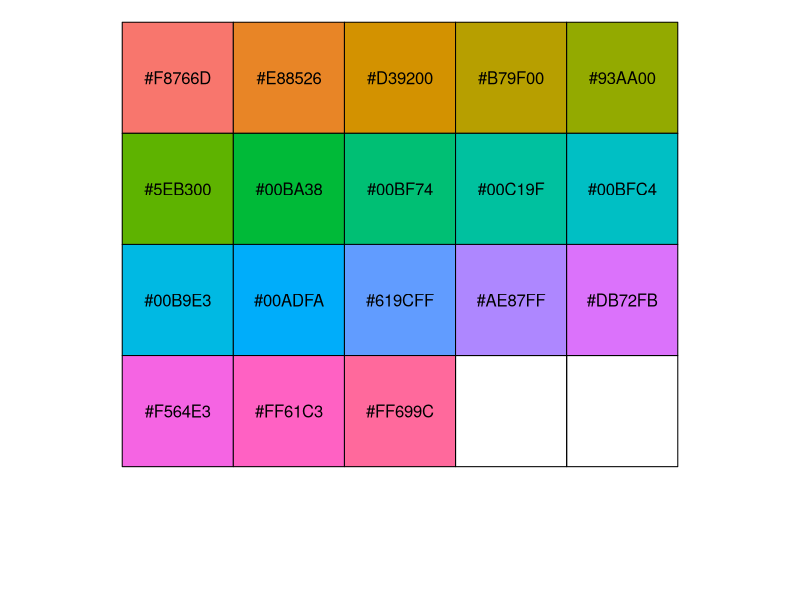

R code for this plot: (Note: this script raises an error after producing the figure.)
library(ggplot2)
library(tidyverse)
library(scales)
show_col(hue_pal()(18))

sb_simple = as.data.frame(SuperBowlLive_simple)
#sb_simple <- sb_simple[ -c(12:16)]
auto <- sb_simple[sb_simple$Business=="Auto",]
auto <- na.omit(auto)

cellular <- sb_simple[sb_simple$Business=="Cellular",] %>% na.omit(cellular)
clothing <- sb_simple[sb_simple$Business=="Clothing",] %>% na.omit(clothing)
electronics <- sb_simple[sb_simple$Business=="Electronics",] %>% na.omit(electronics)
financial <- sb_simple[sb_simple$Business=="Financial",] %>% na.omit(financial)
food <- sb_simple[sb_simple$Business=="Food",] %>% na.omit(food)
gaming <- sb_simple[sb_simple$Business=="Gaming",] %>% na.omit(gaming)
home <- sb_simple[sb_simple$Business=="Home",] %>% na.omit(home)
lifestyle <- sb_simple[sb_simple$Business=="Lifestyle",] %>% na.omit(lifestyle)
media <- sb_simple[sb_simple$Business=="Media",] %>% na.omit(media)
movie <- sb_simple[sb_simple$Business=="Movie",] %>% na.omit(movie)
news <- sb_simple[sb_simple$Business=="News",] %>% na.omit(news)
sports <- sb_simple[sb_simple$Business=="Sports",] %>% na.omit(sports)
travel <- sb_simple[sb_simple$Business=="Travel",] %>% na.omit(travel)
tv <- sb_simple[sb_simple$Business=="TV",] %>% na.omit(tv)

## Now let's plot some business-specific charts!!!
auto_plot <- ggplot(data=auto) + geom_bar(mapping = aes(x=Commercial, fill=Business))
auto_plot
ggplot(data=auto) + geom_point(mapping = aes(x=Commercial, y=Quarter, fill=Business, color=Corporation))

#overall ads by industry by quarter
p1 <- ggplot(data=sb_simple) + geom_point(aes(x=Commercial, y=Quarter, color=Business))
p1 + labs(title="Breaking down ads by quarter",x="Ads by Industry", y="Ads per Quarter")

p2 <- ggplot(data=sb_simple) + geom_point(aes(x=Commercial, y=Quarter, shape=Women_Speak, color=Business))
p2 + labs(title="Which industry lets women speak?",x="Ads Sequentially Aired", y="Ads by Quarter")

ggplot(data=auto) + geom_bar(mapping = aes(x=Commercial, fill=Business, width=1)) 
ggplot(data=sb_simple) + geom_bar(mapping = aes(x=Commercial, fill=Business)) + facet_grid(Business ~ .) + labs(y=NULL) 

facet <- ggplot(data=sb_simple) + geom_point(mapping = aes(x=Commercial,y=Business, colour=Business)) + facet_grid(Business ~ ., scales="free",space="free")
facet + theme(
  axis.text.y = element_blank(),
  axis.ticks.y = element_blank(),
  axis.text.x = element_text(angle=45),
  strip.text.y=element_text(angle=0),
  legend.position = "none")

women_talk<-ggplot(data=sb_simple) + geom_point(mapping = aes(x=Commercial,y=Business, colour=Women_Speak)) + scale_color_manual(values=c("#377eb8","#A9A9A9","#FF1493"))
women_talk
w_facet<-women_talk + facet_grid(Business ~ ., scales="free",space="free")
facet2 <- ggplot(data=sb_simple) + geom_point(mapping = aes(x=Commercial,y=Business, colour=Women_Speak)) + scale_fill_manual(values=c("#377eb8","#FF1493","#A9A9A9")) + facet_grid(Business ~ ., scales="free",space="free")

w_facet + theme(
  axis.text.y = element_blank(),
  axis.ticks.y = element_blank(),
  axis.text.x = element_text(angle=45),
  strip.text.y=element_text(angle=0))

#################
women_corp<-ggplot(data=sb_simple) + geom_point(mapping = aes(x=Corporation,y=Women_Speak, colour=Women_Speak)) + scale_color_manual(values=c("#377eb8","#FF1493"))
wf<-women_corp + facet_grid(Business ~ ., scales="free",space="free")
#################
women_corp + theme(
  axis.ticks.y = element_blank(),
  axis.text.x = element_text(angle=90),
  strip.text.y=element_text(angle=0))
############
wf + theme(
  axis.ticks.y = element_blank(),
  axis.text.x = element_text(angle=90),
  strip.text.y=element_text(angle=0))
##############

wc2<-ggplot(data=sb_simple) + geom_point(mapping = aes(x=Corporation,y=Business, colour=Women_Speak)) + scale_color_manual(values=c("#377eb8","#FF1493"))

wc3<-wc2 + facet_wrap(~Women_Speak, nrow=2)

wc3 + theme(
  axis.ticks.y = element_blank(),
  axis.text.x = element_text(angle=90),
  strip.text.y=element_text(angle=0))

wf2 + theme(
  axis.ticks.y = element_blank(),
  axis.text.x = element_text(angle=90),
  strip.text.y=element_text(angle=0))

ggplot(data=auto) + geom_point(aes(Corporation,Category, color=Women_Speak, size=3)) + scale_color_manual(values=c("#377eb8","#FF1493"))
ff<-ggplot(data=sb_simple) + geom_point(aes(Category, Corporation, color=Women_Speak))+ scale_color_manual(values=c("#377eb8","000000", "#FF1493"))
ff

ff2<-ggplot(data=sb_simple) + geom_point(aes(Category, Corporation, color=Business))
ff2

ff4<-ggplot(data=sb_simple) + geom_point(aes(Time, Corporation, color=Business))
ff4
